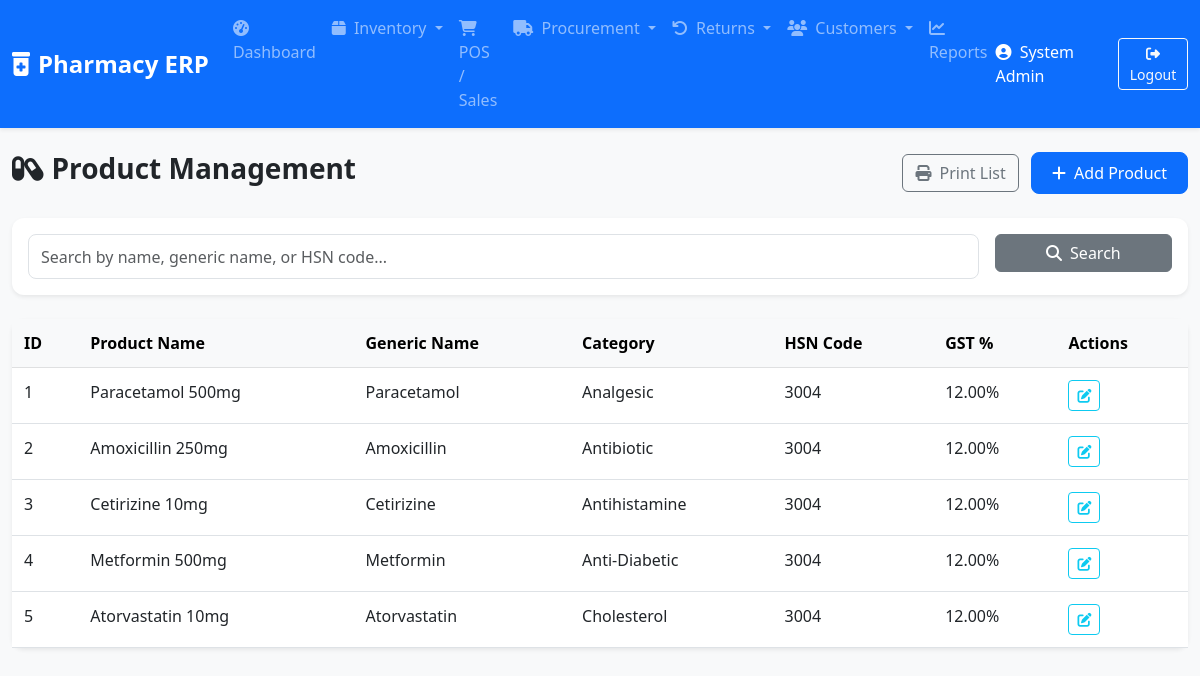
The page /products.php (signed in) on the database its author committed.
### tables this page shows
CREATE TABLE products (
    id INT AUTO_INCREMENT PRIMARY KEY,
    name VARCHAR(255) NOT NULL,
    generic_name VARCHAR(255),
    category VARCHAR(100),
    hsn_code VARCHAR(20),
    gst_rate DECIMAL(5,2) DEFAULT 0.00,
    igst_rate DECIMAL(5,2) DEFAULT 0.00,
    reorder_level INT DEFAULT 10,
    created_at TIMESTAMP DEFAULT CURRENT_TIMESTAMP,
    INDEX (hsn_code),
    INDEX (name)
);

### products.php (the view, shortened to what this page needs)
<?php
include 'includes/header.php';
$conn = get_db_conn();
$search = isset($_GET['search']) ? sanitizeInput($_GET['search']) : '';
if ($search) {
    $searchTerm = "%$search%";
    $stmt = $conn->prepare("SELECT * FROM products WHERE name LIKE ? OR generic_name LIKE ? OR hsn_code LIKE ?");
    $stmt->bind_param("sss", $searchTerm, $searchTerm, $searchTerm);
    $stmt->execute();
    $products = $stmt->get_result();
} else {
    $products = $conn->query("SELECT * FROM products");
}
?>
<div class="row">
    <div class="col-md-12 d-flex justify-content-between align-items-center mb-4">
        <h3 class="fw-bold"><i class="fas fa-capsules me-2"></i>Product Management</h3>
        <div>
            <button onclick="window.print()" class="btn btn-outline-secondary no-print me-2"><i class="fas fa-print me-1"></i> Print List</button>
            <button class="btn btn-primary no-print" data-bs-toggle="modal" data-bs-target="#addProductModal">
                <i class="fas fa-plus me-1"></i> Add Product
            </button>
        </div>
    </div>
</div>
<div class="card shadow-sm border-0 mb-4">
    <div class="card-body">
        <form method="GET" class="row g-3">
            <div class="col-md-10">
                <input type="text" name="search" class="form-control" placeholder="Search by name, generic name, or HSN code..." value="<?php echo $search; ?>">
            </div>
            <div class="col-md-2">
                <button type="submit" class="btn btn-secondary w-100"><i class="fas fa-search me-1"></i> Search</button>
            </div>
        </form>
    </div>
</div>
<div class="card shadow-sm border-0">
    <div class="card-body p-0">
        <div class="table-responsive">
            <table class="table table-hover mb-0">
                <thead class="table-light">
                    <tr>
                        <th>ID</th>
                        <th>Product Name</th>
                        <th>Generic Name</th>
                        <th>Category</th>
                        <th>HSN Code</th>
                        <th>GST %</th>
                        <th>Actions</th>
                    </tr>
                </thead>
                <tbody>
                    <?php while ($p = $products->fetch_assoc()): ?>
                    <tr>
                        <td><?php echo $p['id']; ?></td>
                        <td><?php echo $p['name']; ?></td>
                        <td><?php echo $p['generic_name']; ?></td>
                        <td><?php echo $p['category']; ?></td>
                        <td><?php echo $p['hsn_code']; ?></td>
                        <td><?php echo $p['gst_rate']; ?>%</td>
                        <td>
                            <button class="btn btn-sm btn-outline-info edit-product" data-product='<?php echo json_encode($p); ?>'><i class="fas fa-edit"></i></button>
                        </td>
                    </tr>
                    <?php endwhile; ?>
                </tbody>
            </table>
        </div>
    </div>
</div>
<?php include 'includes/footer.php'; ?>

### css/style.css (style rules this page uses)
body { font-family: 'Segoe UI', Tahoma, Geneva, Verdana, sans-serif; }
.card { border-radius: 12px; }
.shadow-sm { box-shadow: 0 .125rem .25rem rgba(0,0,0,.075)!important; }
.table > :not(caption) > * > * { padding: .75rem .75rem; }
.btn-primary { background-color: #0d6efd; border-color: #0d6efd; padding: 0.5rem 1.25rem; border-radius: 8px; }
.form-control, .form-select { border-radius: 8px; padding: 0.6rem .75rem; }

### rows shown on the page
products: id "1", name "Paracetamol 500mg", generic_name "Paracetamol", category "Analgesic", hsn_code "3004", gst_rate "12.00"
products: id "2", name "Amoxicillin 250mg", generic_name "Amoxicillin", category "Antibiotic", hsn_code "3004", gst_rate "12.00"
products: id "3", name "Cetirizine 10mg", generic_name "Cetirizine", category "Antihistamine", hsn_code "3004", gst_rate "12.00"
products: id "4", name "Metformin 500mg", generic_name "Metformin", category "Anti-Diabetic", hsn_code "3004", gst_rate "12.00"
products: id "5", name "Atorvastatin 10mg", generic_name "Atorvastatin", category "Cholesterol", hsn_code "3004", gst_rate "12.00"

### other values the page prints
$_SESSION['full_name'] "System Admin"
